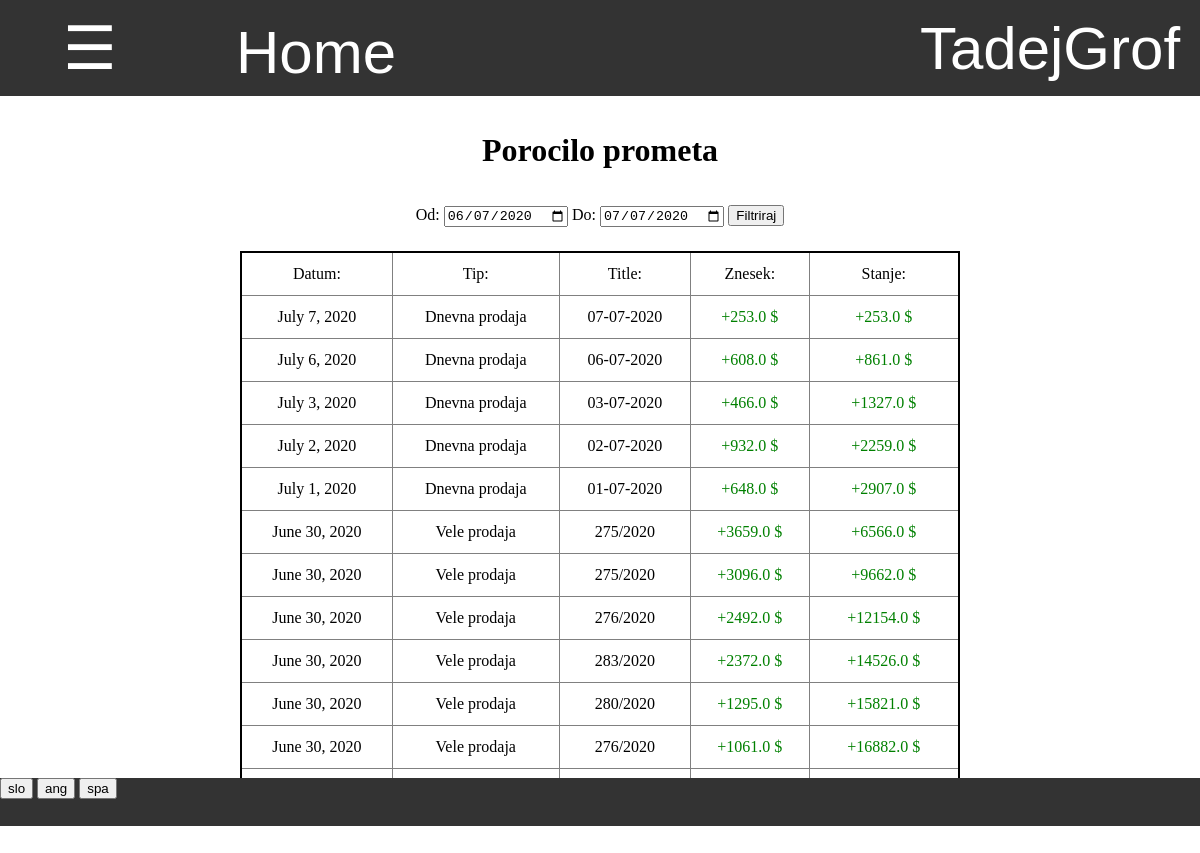
The app's page /zaloga/porocilo/porocilo_prometa (signed in) with its own data.
### program/models.py (models this page shows, shortened)
class Profil(models.Model):
    user = models.OneToOneField(User,on_delete=models.CASCADE)
    jezik =  models.CharField(default="spa",max_length=3, choices=JEZIKI)
    stranka = models.OneToOneField(Stranka, on_delete=models.CASCADE, default=None, null=True, blank=True)
    celo_ime = models.CharField(default="",max_length=40)
    tip_banke = models.CharField(default="",max_length=40)
    stevilka_racuna = models.CharField(default="",max_length=40)
    telefon = models.CharField(default="",max_length=40)

### zaloga/models.py (models this page shows, shortened)
class Dnevna_prodaja(models.Model):
    zaloga = models.ForeignKey(Zaloga, default=1, on_delete=models.CASCADE)
    prodaja = models.ForeignKey(Prodaja, default=1, on_delete=models.CASCADE)
    datum = models.DateField(default=timezone.now)
    title = models.CharField(default="", max_length=20)
    tip = 'dnevna_prodaja'
    @property
    def skupna_cena(self):
        cena = 0
        for vnos in Vnos.objects.filter(baza__dnevna_prodaja=self,baza__status="veljavno"):
            cena += vnos.cena * vnos.stevilo
        return cena

class Baza(models.Model):
    author = models.ForeignKey(User,default=1, on_delete=models.CASCADE)
    title = models.CharField(default="",max_length=15)
    datum = models.DateField(default=timezone.now)
    zaloga = models.ForeignKey(Zaloga, default=1 ,on_delete=models.CASCADE)
    status = models.CharField(default="aktivno",max_length=10)
    sprememba_zaloge = models.IntegerField(default = -1)
    tip = models.CharField(default="prevzem",max_length=20, choices=TIPI_BAZE)
    kontejner = models.OneToOneField(Kontejner,null=True,default=None,blank=True, on_delete=models.CASCADE)
    popust = models.IntegerField(default = None, null=True, blank=True)
    stranka = models.ForeignKey(Stranka, on_delete=models.CASCADE, default=None, null=True, blank=True)
    cas = models.TimeField(default=None,null=True,blank=True)
    dnevna_prodaja = models.ForeignKey(Dnevna_prodaja, on_delete=models.CASCADE, default=None, null=True, blank=True)
    prevoz = models.DecimalField(default=None,null=True,blank=True,max_digits=5, decimal_places=2)
    @property
    def skupno_stevilo(self):
        stevilo = 0
        for vnos in self.vnos_set.all():
            stevilo += vnos.stevilo
        return stevilo
    @property
    def skupna_cena(self):
        try:
            cena = 0
            for vnos in self.vnos_set.all():
                cena += vnos.skupna_cena
            return cena
        except:
            return None
    @property
    def cena_popusta(self):
        try:
            return round(float(self.skupna_cena) * (self.popust / 100))
        except:
            return None
    @property
    def cena_prevoza(self):
        if self.prevoz != None:
            return round(float(self.skupno_stevilo * self.prevoz))
    @property
    def koncna_cena(self):
        try:
            if self.prevoz != None:
                return self.skupna_cena - self.cena_popusta + self.cena_prevoza
            else:
                return self.skupna_cena - self.cena_popusta
        except:
            return None

### zaloga/my_views/stroski_views.py (the view, shortened to what this page needs)
# urls.py: path('porocilo_prometa',stroski_views.porocilo_prometa, name='porocilo_prometa'),
def porocilo_prometa(request):
    danes = datetime.date.today().strftime('%Y-%m-%d')
    pred_mescem =  (datetime.date.today() - datetime.timedelta(days=30)).strftime('%Y-%m-%d')
    od = request.GET.get('od',pred_mescem)
    do = request.GET.get('do', danes)
    stroski = Stroski_Group.objects.all().filter(datum__gte = od, datum__lte = do).order_by('-datum','-pk').prefetch_related('strosek_set')
    vele_prodaje = Baza.objects.all().filter(tip="vele_prodaja",datum__gte=od,datum__lte=do,status="veljavno").order_by('-datum','-pk').prefetch_related('vnos_set')
    dnevne_prodaje = Dnevna_prodaja.objects.all().filter(datum__gte=od,datum__lte=do).order_by('-datum','-pk')
    promet = []
    for vele_prodaja in vele_prodaje.iterator():
        slovar = {
            'tip':'Vele prodaja',
            'znesek':float(vele_prodaja.koncna_cena),
            'title':vele_prodaja.title,
            'datum':vele_prodaja.datum,
        }
        promet.append(slovar)
    for dnevna_prodaja in dnevne_prodaje.iterator():
        slovar = {
            'tip':'Dnevna prodaja',
            'znesek':float(dnevna_prodaja.skupna_cena),
            'title':dnevna_prodaja.title,
            'datum':dnevna_prodaja.datum,
        }
        promet.append(slovar)
    promet = sorted(promet,key = lambda i: (i['datum'],i['tip'],i['znesek']), reverse=True)
    pretok, skupno = pregled_prometa(promet)
    slovar = {
        'pretok':pretok,
        'skupno':skupno,
        'promet':promet,
        'od':od,
        'do':do,
    }
    return pokazi_stran(request,'porocilo/porocilo.html',slovar)

### program/models.py (called while the page is built)
    @property
    def vrni_jezike(self):
        return JEZIKI

### request_funkcije.py (called while the page is built)
def vrni_slovar(request):
    with open('slovar.json') as dat:
        slovar = json.load(dat)
    return slovar

def pokazi_stran(request, html, baze={}):
    je_stranka = False
    program = Program.objects.first()
    zaloga = Zaloga.objects.first()
    if request.user.profil.stranka != None:
        je_stranka = True
    slovar = {'je_stranka':je_stranka,'program':program,'slovar':vrni_slovar(request),'jezik':request.user.profil.jezik}
    slovar.update(baze)
    if not 'zaloga' in baze:
        slovar.update({'zaloga':zaloga})
    slovar.update({'zaloga_pk':slovar['zaloga'].pk})
    return render(request, html, slovar)

### zaloga/models.py (called while the page is built)
    @property
    def skupna_cena(self):
        try:
            return self.stevilo * self.cena
        except:
            return None

### zaloga/my_views/stroski_views.py (called while the page is built)
def pregled_prometa(promet):
    cene, skupno = [], 0
    for sprememba in promet:
        skupno += sprememba['znesek']
        cene.append(skupno)
    return cene, skupno

### zaloga/templatetags/zaloga_exstras.py (called while the page is built)
@register.filter
def keyvalue(dict, key):
    return dict[key]

### zaloga/templates/porocilo/porocilo.html (shortened to what this page needs)
{% extends 'program/base.html' %}
{% load zaloga_exstras %}
{% block content %}
<h1 style="margin-top:3%"> Porocilo prometa </h1>
<div class="filter" style="margin-top:3%">
    <form action="{% url 'porocilo_prometa' %}" method="GET">
        {{slovar|keyvalue:'Od'|keyvalue:jezik}}: <input type="date" value="{{od}}" name="od">
        {{slovar|keyvalue:'Do'|keyvalue:jezik}}: <input type="date" value="{{do}}" name="do">
        <input type="submit" value="{{slovar|keyvalue:'Filtriraj'|keyvalue:jezik}}">
    </form>
</div>
<div style="margin-top:2%;display:inline-block;width:60%">
    <table class="tabela_vnosov">
        <tr>
            <td> {{slovar|keyvalue:'Datum'|keyvalue:jezik}}: </td>
            <td> {{slovar|keyvalue:'Tip'|keyvalue:jezik}}: </td>
            <td> {{slovar|keyvalue:'Title'|keyvalue:jezik}}: </td>
            <td> {{slovar|keyvalue:'Znesek'|keyvalue:jezik}}: </td>
            <td> {{slovar|keyvalue:'Stanje'|keyvalue:jezik}}: </td>
        </tr>
        {% for sprememba in promet %}
            <tr>
                <td> {{sprememba.datum}} </td>
                <td> {{slovar|keyvalue:sprememba.tip|keyvalue:jezik}} </td>
                <td> {{sprememba.title}} </td>
                {% if sprememba.znesek < 0 %}
                    <td> <div style="color:red">{{sprememba.znesek}} $</div> </td>
                {% else %}
                     <td> <div style="color:green">+{{sprememba.znesek}} $</div> </td>
                {% endif %}
                {% if pretok|keyvalue:forloop.counter0 < 0 %}
                    <td> <div style="color:red">{{pretok|keyvalue:forloop.counter0}} $</div> </td>
                {% else %}
                     <td> <div style="color:green">+{{pretok|keyvalue:forloop.counter0}} $</div> </td>
                {% endif %}
            </tr>
        {% endfor %}
    </table>
</div>
{% endblock %}

### program/templates/css/navbar.html (shortened to what this page needs)
{% load zaloga_exstras %}
<div id="navbar" class="navbar">
    {% if je_stranka %}
        <div style="display:inline-block;width:28%"><a href="{% url 'stranka_pregled_narocil' %}" style="width:100%"> Pregled narocil </a></div>
        <div style="display:inline-block;width:22%"><a href="{% url 'stranka_zgodovina' %}" style="width:100%"> Zgodovina </a></div>
        <a style="width:15%" href="/">Home</a>
    {% else %}
        <button onclick="odpri()" class="nav" style="width:15%"> ☰ </button>
        <a style="width:20%" href="/">Home</a>
    {% endif %}
    <div class="racun dropdown" id="racun">
        <button class="dropbtn" >{{ user.get_username }}
        </button>
    </div>
</div>

### program/static/css/footer.css (style rules this page uses)
div { margin: 0%; padding: 0%; }
div input { margin: 0%; }
div form { margin:0%; padding: 0% }

### program/templates/program/base.html (style rules this page uses)
body { margin: 0%; padding: 0%; overflow:hidden; }
div { margin: 0%; padding: 0%; }

### program/templates/css/tabele.html (style rules this page uses)
table.tabela_vnosov { width:100%; border-spacing:0; border: 2px solid black; border-collapse: collapse; padding:0.5%; table-layout:"fixed" }
table.tabela_vnosov td { font-size: 100%; text-align: center; border: 1px solid grey; padding: 1vmin; border-collapse: collapse; }

### program/templates/css/navbar.html (style rules this page uses)
.navbar { overflow: hidden; background-color: #333; font-family: Arial; height:12% }
.navbar a { float: left; font-size: 5vmin; color: white; text-align: center; padding: 18px 16px; text-decoration:none; height:100%; }
.navbar .dropdown, .nav { float: left; height:100%; width:100%; margin:0; overflow:hidden; }
.navbar .dropdown .dropbtn, .nav { font-size: 5vmin; border: none; outline: none; color: white; padding: 12px 16px; width:100%; height:100%; background-color: inherit; font-family: inherit; margin: 0; }
.navbar .racun { float:right; width:300px; overflow:hidden }

### records on screen
Profil: jezik "Od", jezik "Do", jezik "Filtriraj", jezik "Datum", jezik "Tip", jezik "Title", jezik "Znesek", jezik "Stanje", promet "Dnevna prodaja" "Dnevna prodaja" "Dnevna prodaja" "Dnevna prodaja" "Dnevna prodaja" "Vele prodaja" "Vele prodaja" "Vele prodaja" "Vele prodaja" "Vele prodaja" "Vele prodaja"
Dnevna_prodaja: datum "July 7, 2020", title "07-07-2020"
Dnevna_prodaja: datum "July 6, 2020", title "06-07-2020"
Dnevna_prodaja: datum "July 3, 2020", title "03-07-2020"
Dnevna_prodaja: datum "July 2, 2020", title "02-07-2020"
Dnevna_prodaja: datum "July 1, 2020", title "01-07-2020"
Baza: datum "June 30, 2020", title "275/2020"
Baza: datum "June 30, 2020", title "275/2020"
Baza: datum "June 30, 2020", title "276/2020"
Baza: datum "June 30, 2020", title "283/2020"
Baza: datum "June 30, 2020", title "280/2020"
Baza: datum "June 30, 2020", title "276/2020"

### other values on screen
{{ user.get_username }} "TadejGrof"
{{ sprememba.znesek }} "253.0" "608.0" "466.0" "932.0" "648.0" "3659.0" "3096.0" "2492.0" "2372.0" "1295.0" "1061.0"
{{ pretok|keyvalue:forloop.counter0 }} "253.0" "861.0" "1327.0" "2259.0" "2907.0" "6566.0" "9662.0" "12154.0" "14526.0" "15821.0" "16882.0"
